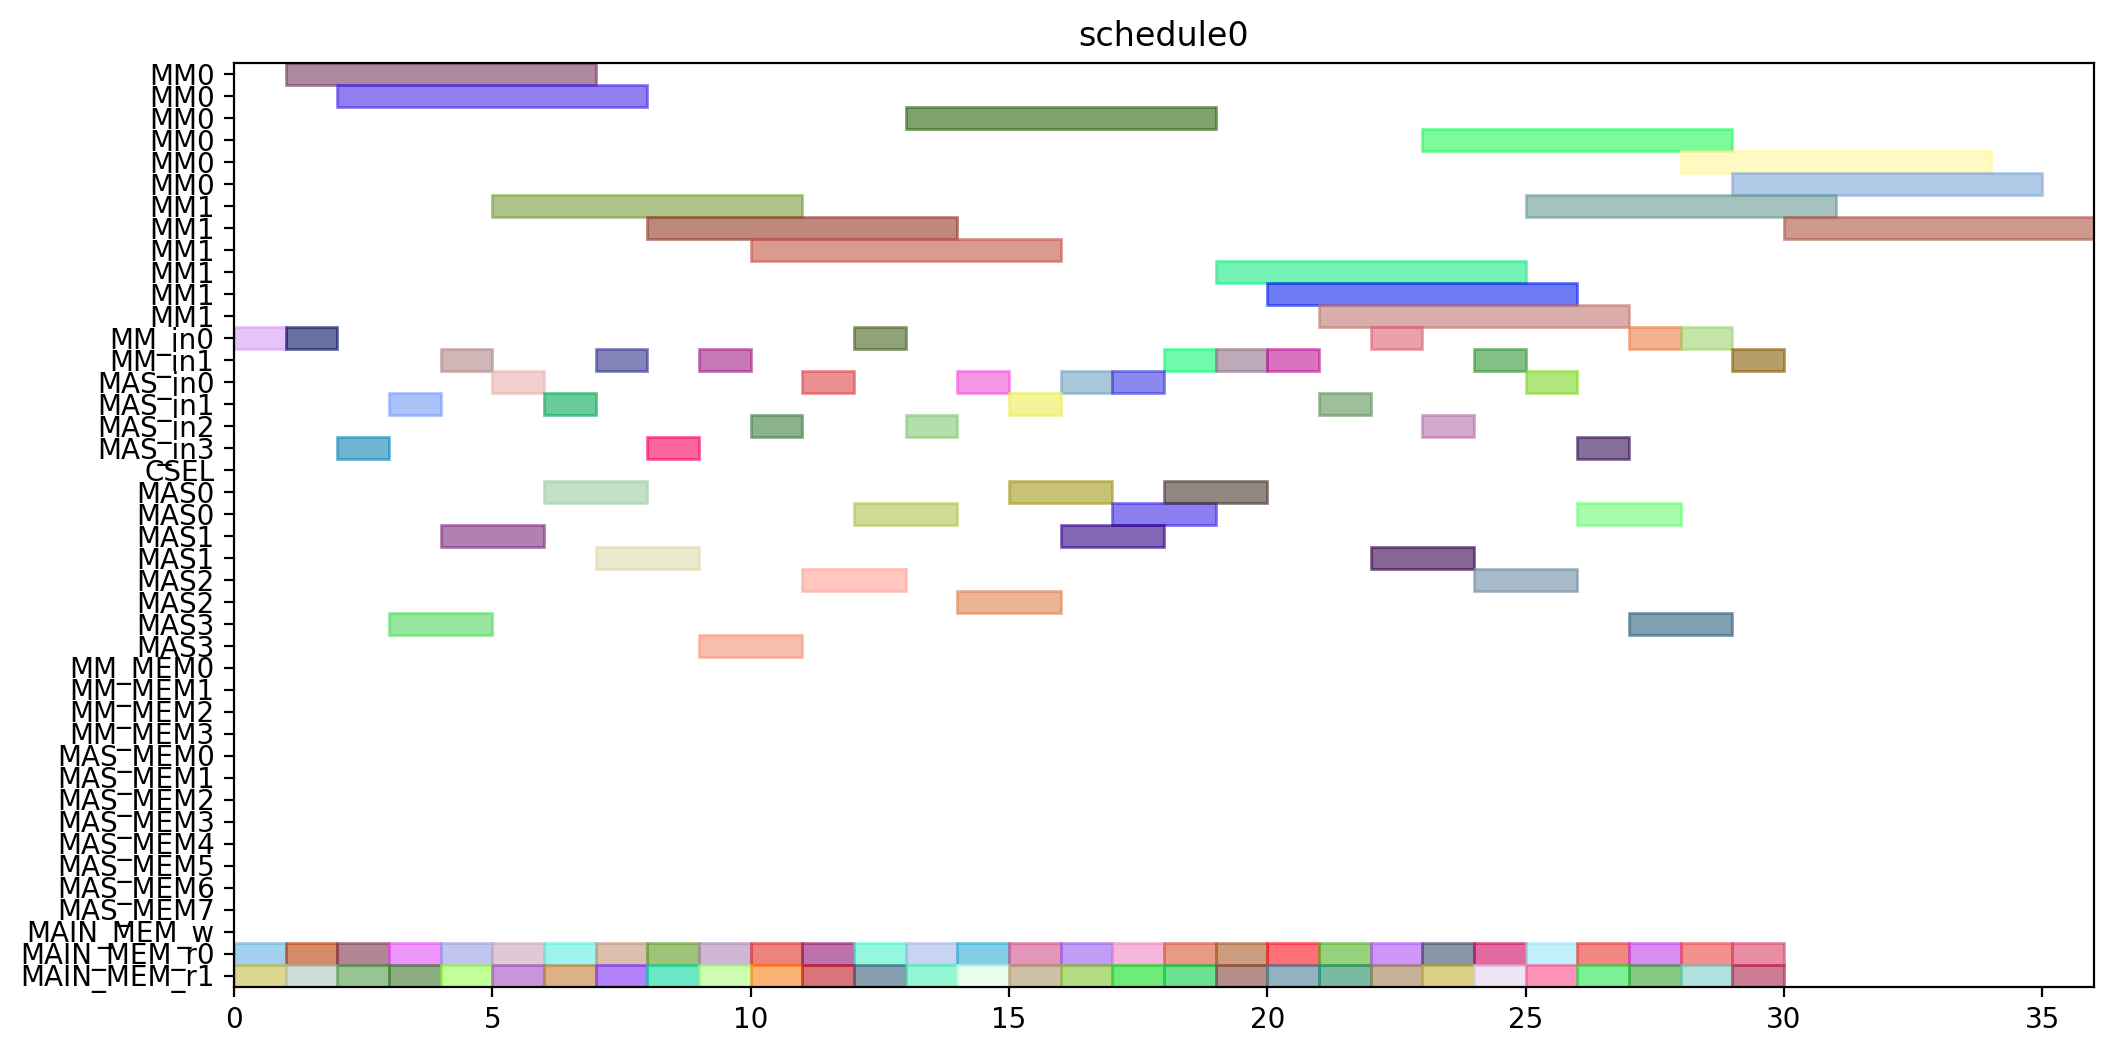

The Python source for this figure:
from pyschedule import Scenario, solvers, plotters, alt


def solve():
	horizon = 120
	S = Scenario("schedule0", horizon=horizon)

	# resource
	MM = S.Resources('MM', num=2, size=6)
	MM_in = S.Resources('MM_in', num=2)
	MAS_in = S.Resources('MAS_in', num=4)
	CSEL = S.Resource('CSEL')
	MAS = S.Resources('MAS', num=4, size=2, periods=range(1, horizon))
	MM_MEM = S.Resources('MM_MEM', num=4)
	MAS_MEM = S.Resources('MAS_MEM', num=8)
	MAIN_MEM_w = S.Resource('MAIN_MEM_w', size=1)
	MAIN_MEM_r = S.Resources('MAIN_MEM_r', num=2)

	# result of previous scheduling

	# new tasks
	r1_t0 = S.Task('r1_t0', length=6, delay_cost=1)
	r1_t0 += alt(MM)
	r1_t0_in = S.Task('r1_t0_in', length=1, delay_cost=1)
	r1_t0_in += alt(MM_in)
	S += r1_t0_in*MM_in[0]<=r1_t0*MM[0]
	S += r1_t0_in*MM_in[1]<=r1_t0*MM[1]
	r1_t0_mem0 = S.Task('r1_t0_mem0', length=1, delay_cost=1)
	r1_t0_mem0 += MAIN_MEM_r[0]
	S += r1_t0_mem0 <= r1_t0

	r1_t0_mem1 = S.Task('r1_t0_mem1', length=1, delay_cost=1)
	r1_t0_mem1 += MAIN_MEM_r[1]
	S += r1_t0_mem1 <= r1_t0

	r1_t1 = S.Task('r1_t1', length=6, delay_cost=1)
	r1_t1 += alt(MM)
	r1_t1_in = S.Task('r1_t1_in', length=1, delay_cost=1)
	r1_t1_in += alt(MM_in)
	S += r1_t1_in*MM_in[0]<=r1_t1*MM[0]
	S += r1_t1_in*MM_in[1]<=r1_t1*MM[1]
	r1_t1_mem0 = S.Task('r1_t1_mem0', length=1, delay_cost=1)
	r1_t1_mem0 += MAIN_MEM_r[0]
	S += r1_t1_mem0 <= r1_t1

	r1_t1_mem1 = S.Task('r1_t1_mem1', length=1, delay_cost=1)
	r1_t1_mem1 += MAIN_MEM_r[1]
	S += r1_t1_mem1 <= r1_t1

	r1_t2 = S.Task('r1_t2', length=2, delay_cost=1)
	r1_t2 += alt(MAS)
	r1_t2_in = S.Task('r1_t2_in', length=1, delay_cost=1)
	r1_t2_in += alt(MAS_in)
	S += r1_t2_in*MAS_in[0]<=r1_t2*MAS[0]

	S += r1_t2_in*MAS_in[1]<=r1_t2*MAS[1]

	S += r1_t2_in*MAS_in[2]<=r1_t2*MAS[2]

	S += r1_t2_in*MAS_in[3]<=r1_t2*MAS[3]

	r1_t2_mem0 = S.Task('r1_t2_mem0', length=1, delay_cost=1)
	r1_t2_mem0 += MAIN_MEM_r[0]
	S += r1_t2_mem0 <= r1_t2

	r1_t2_mem1 = S.Task('r1_t2_mem1', length=1, delay_cost=1)
	r1_t2_mem1 += MAIN_MEM_r[1]
	S += r1_t2_mem1 <= r1_t2

	r1_t3 = S.Task('r1_t3', length=2, delay_cost=1)
	r1_t3 += alt(MAS)
	r1_t3_in = S.Task('r1_t3_in', length=1, delay_cost=1)
	r1_t3_in += alt(MAS_in)
	S += r1_t3_in*MAS_in[0]<=r1_t3*MAS[0]

	S += r1_t3_in*MAS_in[1]<=r1_t3*MAS[1]

	S += r1_t3_in*MAS_in[2]<=r1_t3*MAS[2]

	S += r1_t3_in*MAS_in[3]<=r1_t3*MAS[3]

	r1_t3_mem0 = S.Task('r1_t3_mem0', length=1, delay_cost=1)
	r1_t3_mem0 += MAIN_MEM_r[0]
	S += r1_t3_mem0 <= r1_t3

	r1_t3_mem1 = S.Task('r1_t3_mem1', length=1, delay_cost=1)
	r1_t3_mem1 += MAIN_MEM_r[1]
	S += r1_t3_mem1 <= r1_t3

	r3_t0 = S.Task('r3_t0', length=6, delay_cost=1)
	r3_t0 += alt(MM)
	r3_t0_in = S.Task('r3_t0_in', length=1, delay_cost=1)
	r3_t0_in += alt(MM_in)
	S += r3_t0_in*MM_in[0]<=r3_t0*MM[0]
	S += r3_t0_in*MM_in[1]<=r3_t0*MM[1]
	r3_t0_mem0 = S.Task('r3_t0_mem0', length=1, delay_cost=1)
	r3_t0_mem0 += MAIN_MEM_r[0]
	S += r3_t0_mem0 <= r3_t0

	r3_t0_mem1 = S.Task('r3_t0_mem1', length=1, delay_cost=1)
	r3_t0_mem1 += MAIN_MEM_r[1]
	S += r3_t0_mem1 <= r3_t0

	r3_t1 = S.Task('r3_t1', length=6, delay_cost=1)
	r3_t1 += alt(MM)
	r3_t1_in = S.Task('r3_t1_in', length=1, delay_cost=1)
	r3_t1_in += alt(MM_in)
	S += r3_t1_in*MM_in[0]<=r3_t1*MM[0]
	S += r3_t1_in*MM_in[1]<=r3_t1*MM[1]
	r3_t1_mem0 = S.Task('r3_t1_mem0', length=1, delay_cost=1)
	r3_t1_mem0 += MAIN_MEM_r[0]
	S += r3_t1_mem0 <= r3_t1

	r3_t1_mem1 = S.Task('r3_t1_mem1', length=1, delay_cost=1)
	r3_t1_mem1 += MAIN_MEM_r[1]
	S += r3_t1_mem1 <= r3_t1

	r3_t2 = S.Task('r3_t2', length=2, delay_cost=1)
	r3_t2 += alt(MAS)
	r3_t2_in = S.Task('r3_t2_in', length=1, delay_cost=1)
	r3_t2_in += alt(MAS_in)
	S += r3_t2_in*MAS_in[0]<=r3_t2*MAS[0]

	S += r3_t2_in*MAS_in[1]<=r3_t2*MAS[1]

	S += r3_t2_in*MAS_in[2]<=r3_t2*MAS[2]

	S += r3_t2_in*MAS_in[3]<=r3_t2*MAS[3]

	r3_t2_mem0 = S.Task('r3_t2_mem0', length=1, delay_cost=1)
	r3_t2_mem0 += MAIN_MEM_r[0]
	S += r3_t2_mem0 <= r3_t2

	r3_t2_mem1 = S.Task('r3_t2_mem1', length=1, delay_cost=1)
	r3_t2_mem1 += MAIN_MEM_r[1]
	S += r3_t2_mem1 <= r3_t2

	r3_t3 = S.Task('r3_t3', length=2, delay_cost=1)
	r3_t3 += alt(MAS)
	r3_t3_in = S.Task('r3_t3_in', length=1, delay_cost=1)
	r3_t3_in += alt(MAS_in)
	S += r3_t3_in*MAS_in[0]<=r3_t3*MAS[0]

	S += r3_t3_in*MAS_in[1]<=r3_t3*MAS[1]

	S += r3_t3_in*MAS_in[2]<=r3_t3*MAS[2]

	S += r3_t3_in*MAS_in[3]<=r3_t3*MAS[3]

	r3_t3_mem0 = S.Task('r3_t3_mem0', length=1, delay_cost=1)
	r3_t3_mem0 += MAIN_MEM_r[0]
	S += r3_t3_mem0 <= r3_t3

	r3_t3_mem1 = S.Task('r3_t3_mem1', length=1, delay_cost=1)
	r3_t3_mem1 += MAIN_MEM_r[1]
	S += r3_t3_mem1 <= r3_t3

	r4_t0 = S.Task('r4_t0', length=6, delay_cost=1)
	r4_t0 += alt(MM)
	r4_t0_in = S.Task('r4_t0_in', length=1, delay_cost=1)
	r4_t0_in += alt(MM_in)
	S += r4_t0_in*MM_in[0]<=r4_t0*MM[0]
	S += r4_t0_in*MM_in[1]<=r4_t0*MM[1]
	r4_t0_mem0 = S.Task('r4_t0_mem0', length=1, delay_cost=1)
	r4_t0_mem0 += MAIN_MEM_r[0]
	S += r4_t0_mem0 <= r4_t0

	r4_t0_mem1 = S.Task('r4_t0_mem1', length=1, delay_cost=1)
	r4_t0_mem1 += MAIN_MEM_r[1]
	S += r4_t0_mem1 <= r4_t0

	r4_t1 = S.Task('r4_t1', length=6, delay_cost=1)
	r4_t1 += alt(MM)
	r4_t1_in = S.Task('r4_t1_in', length=1, delay_cost=1)
	r4_t1_in += alt(MM_in)
	S += r4_t1_in*MM_in[0]<=r4_t1*MM[0]
	S += r4_t1_in*MM_in[1]<=r4_t1*MM[1]
	r4_t1_mem0 = S.Task('r4_t1_mem0', length=1, delay_cost=1)
	r4_t1_mem0 += MAIN_MEM_r[0]
	S += r4_t1_mem0 <= r4_t1

	r4_t1_mem1 = S.Task('r4_t1_mem1', length=1, delay_cost=1)
	r4_t1_mem1 += MAIN_MEM_r[1]
	S += r4_t1_mem1 <= r4_t1

	r4_t2 = S.Task('r4_t2', length=2, delay_cost=1)
	r4_t2 += alt(MAS)
	r4_t2_in = S.Task('r4_t2_in', length=1, delay_cost=1)
	r4_t2_in += alt(MAS_in)
	S += r4_t2_in*MAS_in[0]<=r4_t2*MAS[0]

	S += r4_t2_in*MAS_in[1]<=r4_t2*MAS[1]

	S += r4_t2_in*MAS_in[2]<=r4_t2*MAS[2]

	S += r4_t2_in*MAS_in[3]<=r4_t2*MAS[3]

	r4_t2_mem0 = S.Task('r4_t2_mem0', length=1, delay_cost=1)
	r4_t2_mem0 += MAIN_MEM_r[0]
	S += r4_t2_mem0 <= r4_t2

	r4_t2_mem1 = S.Task('r4_t2_mem1', length=1, delay_cost=1)
	r4_t2_mem1 += MAIN_MEM_r[1]
	S += r4_t2_mem1 <= r4_t2

	r4_t3 = S.Task('r4_t3', length=2, delay_cost=1)
	r4_t3 += alt(MAS)
	r4_t3_in = S.Task('r4_t3_in', length=1, delay_cost=1)
	r4_t3_in += alt(MAS_in)
	S += r4_t3_in*MAS_in[0]<=r4_t3*MAS[0]

	S += r4_t3_in*MAS_in[1]<=r4_t3*MAS[1]

	S += r4_t3_in*MAS_in[2]<=r4_t3*MAS[2]

	S += r4_t3_in*MAS_in[3]<=r4_t3*MAS[3]

	r4_t3_mem0 = S.Task('r4_t3_mem0', length=1, delay_cost=1)
	r4_t3_mem0 += MAIN_MEM_r[0]
	S += r4_t3_mem0 <= r4_t3

	r4_t3_mem1 = S.Task('r4_t3_mem1', length=1, delay_cost=1)
	r4_t3_mem1 += MAIN_MEM_r[1]
	S += r4_t3_mem1 <= r4_t3

	r5_t0 = S.Task('r5_t0', length=6, delay_cost=1)
	r5_t0 += alt(MM)
	r5_t0_in = S.Task('r5_t0_in', length=1, delay_cost=1)
	r5_t0_in += alt(MM_in)
	S += r5_t0_in*MM_in[0]<=r5_t0*MM[0]
	S += r5_t0_in*MM_in[1]<=r5_t0*MM[1]
	r5_t0_mem0 = S.Task('r5_t0_mem0', length=1, delay_cost=1)
	r5_t0_mem0 += MAIN_MEM_r[0]
	S += r5_t0_mem0 <= r5_t0

	r5_t0_mem1 = S.Task('r5_t0_mem1', length=1, delay_cost=1)
	r5_t0_mem1 += MAIN_MEM_r[1]
	S += r5_t0_mem1 <= r5_t0

	r5_t1 = S.Task('r5_t1', length=6, delay_cost=1)
	r5_t1 += alt(MM)
	r5_t1_in = S.Task('r5_t1_in', length=1, delay_cost=1)
	r5_t1_in += alt(MM_in)
	S += r5_t1_in*MM_in[0]<=r5_t1*MM[0]
	S += r5_t1_in*MM_in[1]<=r5_t1*MM[1]
	r5_t1_mem0 = S.Task('r5_t1_mem0', length=1, delay_cost=1)
	r5_t1_mem0 += MAIN_MEM_r[0]
	S += r5_t1_mem0 <= r5_t1

	r5_t1_mem1 = S.Task('r5_t1_mem1', length=1, delay_cost=1)
	r5_t1_mem1 += MAIN_MEM_r[1]
	S += r5_t1_mem1 <= r5_t1

	r5_t2 = S.Task('r5_t2', length=2, delay_cost=1)
	r5_t2 += alt(MAS)
	r5_t2_in = S.Task('r5_t2_in', length=1, delay_cost=1)
	r5_t2_in += alt(MAS_in)
	S += r5_t2_in*MAS_in[0]<=r5_t2*MAS[0]

	S += r5_t2_in*MAS_in[1]<=r5_t2*MAS[1]

	S += r5_t2_in*MAS_in[2]<=r5_t2*MAS[2]

	S += r5_t2_in*MAS_in[3]<=r5_t2*MAS[3]

	r5_t2_mem0 = S.Task('r5_t2_mem0', length=1, delay_cost=1)
	r5_t2_mem0 += MAIN_MEM_r[0]
	S += r5_t2_mem0 <= r5_t2

	r5_t2_mem1 = S.Task('r5_t2_mem1', length=1, delay_cost=1)
	r5_t2_mem1 += MAIN_MEM_r[1]
	S += r5_t2_mem1 <= r5_t2

	r5_t3 = S.Task('r5_t3', length=2, delay_cost=1)
	r5_t3 += alt(MAS)
	r5_t3_in = S.Task('r5_t3_in', length=1, delay_cost=1)
	r5_t3_in += alt(MAS_in)
	S += r5_t3_in*MAS_in[0]<=r5_t3*MAS[0]

	S += r5_t3_in*MAS_in[1]<=r5_t3*MAS[1]

	S += r5_t3_in*MAS_in[2]<=r5_t3*MAS[2]

	S += r5_t3_in*MAS_in[3]<=r5_t3*MAS[3]

	r5_t3_mem0 = S.Task('r5_t3_mem0', length=1, delay_cost=1)
	r5_t3_mem0 += MAIN_MEM_r[0]
	S += r5_t3_mem0 <= r5_t3

	r5_t3_mem1 = S.Task('r5_t3_mem1', length=1, delay_cost=1)
	r5_t3_mem1 += MAIN_MEM_r[1]
	S += r5_t3_mem1 <= r5_t3

	r6_t0 = S.Task('r6_t0', length=6, delay_cost=1)
	r6_t0 += alt(MM)
	r6_t0_in = S.Task('r6_t0_in', length=1, delay_cost=1)
	r6_t0_in += alt(MM_in)
	S += r6_t0_in*MM_in[0]<=r6_t0*MM[0]
	S += r6_t0_in*MM_in[1]<=r6_t0*MM[1]
	r6_t0_mem0 = S.Task('r6_t0_mem0', length=1, delay_cost=1)
	r6_t0_mem0 += MAIN_MEM_r[0]
	S += r6_t0_mem0 <= r6_t0

	r6_t0_mem1 = S.Task('r6_t0_mem1', length=1, delay_cost=1)
	r6_t0_mem1 += MAIN_MEM_r[1]
	S += r6_t0_mem1 <= r6_t0

	r6_t1 = S.Task('r6_t1', length=6, delay_cost=1)
	r6_t1 += alt(MM)
	r6_t1_in = S.Task('r6_t1_in', length=1, delay_cost=1)
	r6_t1_in += alt(MM_in)
	S += r6_t1_in*MM_in[0]<=r6_t1*MM[0]
	S += r6_t1_in*MM_in[1]<=r6_t1*MM[1]
	r6_t1_mem0 = S.Task('r6_t1_mem0', length=1, delay_cost=1)
	r6_t1_mem0 += MAIN_MEM_r[0]
	S += r6_t1_mem0 <= r6_t1

	r6_t1_mem1 = S.Task('r6_t1_mem1', length=1, delay_cost=1)
	r6_t1_mem1 += MAIN_MEM_r[1]
	S += r6_t1_mem1 <= r6_t1

	r6_t2 = S.Task('r6_t2', length=2, delay_cost=1)
	r6_t2 += alt(MAS)
	r6_t2_in = S.Task('r6_t2_in', length=1, delay_cost=1)
	r6_t2_in += alt(MAS_in)
	S += r6_t2_in*MAS_in[0]<=r6_t2*MAS[0]

	S += r6_t2_in*MAS_in[1]<=r6_t2*MAS[1]

	S += r6_t2_in*MAS_in[2]<=r6_t2*MAS[2]

	S += r6_t2_in*MAS_in[3]<=r6_t2*MAS[3]

	r6_t2_mem0 = S.Task('r6_t2_mem0', length=1, delay_cost=1)
	r6_t2_mem0 += MAIN_MEM_r[0]
	S += r6_t2_mem0 <= r6_t2

	r6_t2_mem1 = S.Task('r6_t2_mem1', length=1, delay_cost=1)
	r6_t2_mem1 += MAIN_MEM_r[1]
	S += r6_t2_mem1 <= r6_t2

	r6_t3 = S.Task('r6_t3', length=2, delay_cost=1)
	r6_t3 += alt(MAS)
	r6_t3_in = S.Task('r6_t3_in', length=1, delay_cost=1)
	r6_t3_in += alt(MAS_in)
	S += r6_t3_in*MAS_in[0]<=r6_t3*MAS[0]

	S += r6_t3_in*MAS_in[1]<=r6_t3*MAS[1]

	S += r6_t3_in*MAS_in[2]<=r6_t3*MAS[2]

	S += r6_t3_in*MAS_in[3]<=r6_t3*MAS[3]

	r6_t3_mem0 = S.Task('r6_t3_mem0', length=1, delay_cost=1)
	r6_t3_mem0 += MAIN_MEM_r[0]
	S += r6_t3_mem0 <= r6_t3

	r6_t3_mem1 = S.Task('r6_t3_mem1', length=1, delay_cost=1)
	r6_t3_mem1 += MAIN_MEM_r[1]
	S += r6_t3_mem1 <= r6_t3

	r9_t2 = S.Task('r9_t2', length=2, delay_cost=1)
	r9_t2 += alt(MAS)
	r9_t2_in = S.Task('r9_t2_in', length=1, delay_cost=1)
	r9_t2_in += alt(MAS_in)
	S += r9_t2_in*MAS_in[0]<=r9_t2*MAS[0]

	S += r9_t2_in*MAS_in[1]<=r9_t2*MAS[1]

	S += r9_t2_in*MAS_in[2]<=r9_t2*MAS[2]

	S += r9_t2_in*MAS_in[3]<=r9_t2*MAS[3]

	r9_t2_mem0 = S.Task('r9_t2_mem0', length=1, delay_cost=1)
	r9_t2_mem0 += MAIN_MEM_r[0]
	S += r9_t2_mem0 <= r9_t2

	r9_t2_mem1 = S.Task('r9_t2_mem1', length=1, delay_cost=1)
	r9_t2_mem1 += MAIN_MEM_r[1]
	S += r9_t2_mem1 <= r9_t2

	r12_t0 = S.Task('r12_t0', length=6, delay_cost=1)
	r12_t0 += alt(MM)
	r12_t0_in = S.Task('r12_t0_in', length=1, delay_cost=1)
	r12_t0_in += alt(MM_in)
	S += r12_t0_in*MM_in[0]<=r12_t0*MM[0]
	S += r12_t0_in*MM_in[1]<=r12_t0*MM[1]
	r12_t0_mem0 = S.Task('r12_t0_mem0', length=1, delay_cost=1)
	r12_t0_mem0 += MAIN_MEM_r[0]
	S += r12_t0_mem0 <= r12_t0

	r12_t0_mem1 = S.Task('r12_t0_mem1', length=1, delay_cost=1)
	r12_t0_mem1 += MAIN_MEM_r[1]
	S += r12_t0_mem1 <= r12_t0

	r12_t1 = S.Task('r12_t1', length=6, delay_cost=1)
	r12_t1 += alt(MM)
	r12_t1_in = S.Task('r12_t1_in', length=1, delay_cost=1)
	r12_t1_in += alt(MM_in)
	S += r12_t1_in*MM_in[0]<=r12_t1*MM[0]
	S += r12_t1_in*MM_in[1]<=r12_t1*MM[1]
	r12_t1_mem0 = S.Task('r12_t1_mem0', length=1, delay_cost=1)
	r12_t1_mem0 += MAIN_MEM_r[0]
	S += r12_t1_mem0 <= r12_t1

	r12_t1_mem1 = S.Task('r12_t1_mem1', length=1, delay_cost=1)
	r12_t1_mem1 += MAIN_MEM_r[1]
	S += r12_t1_mem1 <= r12_t1

	r12_t2 = S.Task('r12_t2', length=2, delay_cost=1)
	r12_t2 += alt(MAS)
	r12_t2_in = S.Task('r12_t2_in', length=1, delay_cost=1)
	r12_t2_in += alt(MAS_in)
	S += r12_t2_in*MAS_in[0]<=r12_t2*MAS[0]

	S += r12_t2_in*MAS_in[1]<=r12_t2*MAS[1]

	S += r12_t2_in*MAS_in[2]<=r12_t2*MAS[2]

	S += r12_t2_in*MAS_in[3]<=r12_t2*MAS[3]

	r12_t2_mem0 = S.Task('r12_t2_mem0', length=1, delay_cost=1)
	r12_t2_mem0 += MAIN_MEM_r[0]
	S += r12_t2_mem0 <= r12_t2

	r12_t2_mem1 = S.Task('r12_t2_mem1', length=1, delay_cost=1)
	r12_t2_mem1 += MAIN_MEM_r[1]
	S += r12_t2_mem1 <= r12_t2

	r12_t3 = S.Task('r12_t3', length=2, delay_cost=1)
	r12_t3 += alt(MAS)
	r12_t3_in = S.Task('r12_t3_in', length=1, delay_cost=1)
	r12_t3_in += alt(MAS_in)
	S += r12_t3_in*MAS_in[0]<=r12_t3*MAS[0]

	S += r12_t3_in*MAS_in[1]<=r12_t3*MAS[1]

	S += r12_t3_in*MAS_in[2]<=r12_t3*MAS[2]

	S += r12_t3_in*MAS_in[3]<=r12_t3*MAS[3]

	r12_t3_mem0 = S.Task('r12_t3_mem0', length=1, delay_cost=1)
	r12_t3_mem0 += MAIN_MEM_r[0]
	S += r12_t3_mem0 <= r12_t3

	r12_t3_mem1 = S.Task('r12_t3_mem1', length=1, delay_cost=1)
	r12_t3_mem1 += MAIN_MEM_r[1]
	S += r12_t3_mem1 <= r12_t3

	r13_t0 = S.Task('r13_t0', length=6, delay_cost=1)
	r13_t0 += alt(MM)
	r13_t0_in = S.Task('r13_t0_in', length=1, delay_cost=1)
	r13_t0_in += alt(MM_in)
	S += r13_t0_in*MM_in[0]<=r13_t0*MM[0]
	S += r13_t0_in*MM_in[1]<=r13_t0*MM[1]
	r13_t0_mem0 = S.Task('r13_t0_mem0', length=1, delay_cost=1)
	r13_t0_mem0 += MAIN_MEM_r[0]
	S += r13_t0_mem0 <= r13_t0

	r13_t0_mem1 = S.Task('r13_t0_mem1', length=1, delay_cost=1)
	r13_t0_mem1 += MAIN_MEM_r[1]
	S += r13_t0_mem1 <= r13_t0

	r13_t1 = S.Task('r13_t1', length=6, delay_cost=1)
	r13_t1 += alt(MM)
	r13_t1_in = S.Task('r13_t1_in', length=1, delay_cost=1)
	r13_t1_in += alt(MM_in)
	S += r13_t1_in*MM_in[0]<=r13_t1*MM[0]
	S += r13_t1_in*MM_in[1]<=r13_t1*MM[1]
	r13_t1_mem0 = S.Task('r13_t1_mem0', length=1, delay_cost=1)
	r13_t1_mem0 += MAIN_MEM_r[0]
	S += r13_t1_mem0 <= r13_t1

	r13_t1_mem1 = S.Task('r13_t1_mem1', length=1, delay_cost=1)
	r13_t1_mem1 += MAIN_MEM_r[1]
	S += r13_t1_mem1 <= r13_t1

	r13_t2 = S.Task('r13_t2', length=2, delay_cost=1)
	r13_t2 += alt(MAS)
	r13_t2_in = S.Task('r13_t2_in', length=1, delay_cost=1)
	r13_t2_in += alt(MAS_in)
	S += r13_t2_in*MAS_in[0]<=r13_t2*MAS[0]

	S += r13_t2_in*MAS_in[1]<=r13_t2*MAS[1]

	S += r13_t2_in*MAS_in[2]<=r13_t2*MAS[2]

	S += r13_t2_in*MAS_in[3]<=r13_t2*MAS[3]

	r13_t2_mem0 = S.Task('r13_t2_mem0', length=1, delay_cost=1)
	r13_t2_mem0 += MAIN_MEM_r[0]
	S += r13_t2_mem0 <= r13_t2

	r13_t2_mem1 = S.Task('r13_t2_mem1', length=1, delay_cost=1)
	r13_t2_mem1 += MAIN_MEM_r[1]
	S += r13_t2_mem1 <= r13_t2

	r13_t3 = S.Task('r13_t3', length=2, delay_cost=1)
	r13_t3 += alt(MAS)
	r13_t3_in = S.Task('r13_t3_in', length=1, delay_cost=1)
	r13_t3_in += alt(MAS_in)
	S += r13_t3_in*MAS_in[0]<=r13_t3*MAS[0]

	S += r13_t3_in*MAS_in[1]<=r13_t3*MAS[1]

	S += r13_t3_in*MAS_in[2]<=r13_t3*MAS[2]

	S += r13_t3_in*MAS_in[3]<=r13_t3*MAS[3]

	r13_t3_mem0 = S.Task('r13_t3_mem0', length=1, delay_cost=1)
	r13_t3_mem0 += MAIN_MEM_r[0]
	S += r13_t3_mem0 <= r13_t3

	r13_t3_mem1 = S.Task('r13_t3_mem1', length=1, delay_cost=1)
	r13_t3_mem1 += MAIN_MEM_r[1]
	S += r13_t3_mem1 <= r13_t3

	r16_t3 = S.Task('r16_t3', length=2, delay_cost=1)
	r16_t3 += alt(MAS)
	r16_t3_in = S.Task('r16_t3_in', length=1, delay_cost=1)
	r16_t3_in += alt(MAS_in)
	S += r16_t3_in*MAS_in[0]<=r16_t3*MAS[0]

	S += r16_t3_in*MAS_in[1]<=r16_t3*MAS[1]

	S += r16_t3_in*MAS_in[2]<=r16_t3*MAS[2]

	S += r16_t3_in*MAS_in[3]<=r16_t3*MAS[3]

	r16_t3_mem0 = S.Task('r16_t3_mem0', length=1, delay_cost=1)
	r16_t3_mem0 += MAIN_MEM_r[0]
	S += r16_t3_mem0 <= r16_t3

	r16_t3_mem1 = S.Task('r16_t3_mem1', length=1, delay_cost=1)
	r16_t3_mem1 += MAIN_MEM_r[1]
	S += r16_t3_mem1 <= r16_t3

	solvers.mip.solve(S,msg=1,kind='CPLEX',ratio_gap=1.01)

	solution = [['hoge']*len(S.solution()[1]) for i in range(len(S.solution()))]
	for i in range(len(S.solution())):
		for j in range(len(S.solution()[i])):
			solution[i][j]=str(S.solution()[i][j])
	print(solution)

	cycles = int(solution[-1][3])

	pic_file_name = "/mnt/rose/usr1/fukuda/ABE/multiRAM_multiMAS_16mux/scheduling_result/stage6MM2_stage2MAS4/EP2_YRECOVER/schedule0.png"
	if(S.solution() != []):
		plotters.matplotlib.plot(S,img_filename=pic_file_name, show_task_labels=False, fig_size=(cycles*0.25+3, 6))

	return solution
